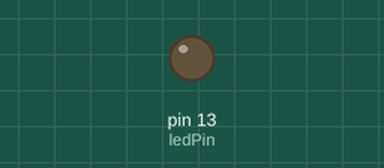
A sketch run on a simulated Arduino Uno, built with avr-gcc and run on an emulated ATmega328P. Shown: output pins drawn as LEDs (lit = HIGH).

Above: at 2.1 s.
At 36.9 s:
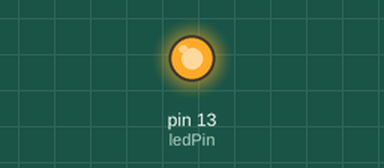
Timing chart, 0 to 38.4 s (numbered marks = the images above):
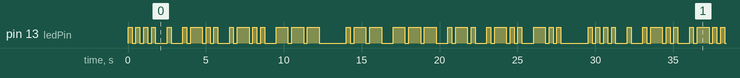

Measured:
- by itself, pin 13 (ledPin): moves between LOW and HIGH, repeating every 29.5 s
- by itself, everything shown: repeats every 29.5 s, in 64 steps

The sketch:

LedMorse.ino
```cpp
// LedMorse Example

#include "led.h"

const int ledPin =  13;

void setup() {
  LED_init(ledPin);

  static char msg[] = "Hello World";
  LED_morse(msg);
  //LED_blink(FAST);
  //LED_blinkPulse(100, 300);
}

void loop() {

 delay(10);
 LED_tick(10);   // could be called in interrupt routine
 LED_sync();

}
```

led.c
```cpp
/* LED-Library by Emanuel Regnath (emanuel.regnath@tum.de)    Date: 2015-05-20
 *
 * Description:
 * Portable LED Library that features switching, blinking and morse (non-blocking)
 *
 * Setup:
 * To port the lib to your system, simply overwrite the 2 functions LED_HAL_init
 * and LED_HAL_set in the .c file and adjust the HAL part in the .h file
 *
 * Usage:
 * 1. call LED_init which will configure the LED port and pin
 * 2. call LED_switch or LED_blink or LED_morse to select the operation mode
 * 3. frequently call LED_tick and LED_sync to manage LED timings.
 */

#include <Arduino.h>  // only required for example HAL
#include "led.h"


Led_Id_Type led_id;

// HAL: adjust these functions to your system
// ----------------------------------------------------------------------------
void LED_HAL_init(Led_Id_Type led_id){
	pinMode(led_id, OUTPUT);  // led_id is stored
}

void LED_HAL_set(LED_State_Type state){
	switch(state){
		case ON: digitalWrite(led_id, HIGH); break;
		case OFF: digitalWrite(led_id, LOW); break;
	}
}
// ----------------------------------------------------------------------------


typedef enum Mode_Enum {FIXED, BLINK, MORSE} LED_Mode_Type;
LED_Mode_Type led_mode = FIXED;


LED_State_Type led_state = OFF;

Time_Type time_counter = 0;


typedef struct Pulse_Struct {
	Time_Type time_mark_on;
	Time_Type time_mark_off;
} Pulse_Type;
Pulse_Type current_pulse = {0, 0};


// official morse timings
const Time_Type MORSE_DIT_TIME = BLINK_TIME;
const Time_Type MORSE_DAH_TIME = BLINK_TIME * 3;
const Time_Type MORSE_PAUSE_TIME = BLINK_TIME * 7;

// official morse codes:
char morse_alphabet[26] = {  // first 1 bit defines length
	0b101,    // a: .-
	0b11000,  // b: -...
	0b11010,  // c: -.-.
	0b1100,   // d: -..
	0b10,     // e: .
	0b10010,  // f: ..-.
	0b1110,   // g: --.
	0b10000,  // h: ....
	0b100,    // i: ..
	0b10111,  // j: .---
	0b1101,   // k: -.-
	0b10100,  // l: .-..
	0b111,    // m: --
	0b110,    // n: -.
	0b1111,   // o: ---
	0b10110,  // p: .--.
	0b11101,  // q: --.-
	0b1010,   // r: .-.
	0b1000,   // s: ...
	0b11,     // t: -
	0b1001,   // u: ..-
	0b10001,  // v: ...-
	0b1011,   // w: .--
	0b11001,  // x: -..-
	0b11011,  // y: -.--
	0b11100,  // z: --..
};

char morse_numbers[10] = {
	0b111111, // 0: -----
	0b101111, // 1: .----
	0b100111, // 2: ..---
	0b100011, // 3: ...--
	0b100001, // 4: ....-
	0b100000, // 5: .....
	0b110000, // 6: -....
	0b111000, // 7: --...
	0b111100, // 8: ---..
	0b111110  // 9: ----.
};

char pattern = 0;
unsigned int pattern_length = 0;

char *message;
unsigned int message_length = 0;
unsigned int current_character_pos = 0;


void LED_init(Led_Id_Type id){
	led_id = id;
	LED_HAL_init(id);
}

void LED_set(LED_State_Type state){
	led_state = state;
	LED_HAL_set(led_state);
}


// switch functions
void LED_switchOn(){
	led_mode = FIXED;
	LED_set(ON);
}
void LED_switchOff(){
	led_mode = FIXED;
	LED_set(OFF);
}


// blink functions
void LED_blink(LED_Blink_Type speed){
	LED_blinkPulse(speed, speed);
}

void LED_blinkPulse(Time_Type on_time, Time_Type off_time){
	led_mode = BLINK;
	current_pulse.time_mark_on = on_time;
	current_pulse.time_mark_off = current_pulse.time_mark_on + off_time;
}


// morse functions
void LED_loadNextCharacter(){
	if (current_character_pos >= message_length){
		current_character_pos = 0;
	}

	pattern_length = 1;
	char current_character = message[current_character_pos];

	if ( current_character >= 'a' && current_character <= 'z' ){  // a-z
		pattern = morse_alphabet[ current_character - 'a' ];
	} else if (current_character >= 'A' && current_character <= 'Z' ) { // A-Z
		pattern = morse_alphabet[ current_character - 'A' ];
	} else if (current_character >= '0' && current_character <= '9') {  // 0-9
		pattern = morse_numbers[ current_character - '0' ];
	} else if (current_character <= 32){  // space or escape chars
		pattern = 1;  // pause
	} else {
		pattern = 0b101000; // wait signal
	}

	while( pattern >> (pattern_length + 1) ){
		++pattern_length;
	}
	current_character_pos++;
}

void LED_morseNextPulse(){
	if( pattern_length == 0){
		LED_loadNextCharacter();
	}
	--pattern_length;

	if( pattern == 1 ){
		current_pulse.time_mark_on = 0;
		current_pulse.time_mark_off = MORSE_DAH_TIME + MORSE_DIT_TIME;  // + pause from last char = 7 * DIT_TIME
	} else {
		if( pattern & (1 << pattern_length) ){
			current_pulse.time_mark_on = MORSE_DAH_TIME;
		} else {
			current_pulse.time_mark_on = MORSE_DIT_TIME;
		}

		if( pattern_length == 0){
			if (current_character_pos < message_length) {
				current_pulse.time_mark_off = current_pulse.time_mark_on + MORSE_DAH_TIME;
			} else {
				current_pulse.time_mark_off = current_pulse.time_mark_on + MORSE_PAUSE_TIME;
			}
		} else {
			current_pulse.time_mark_off = current_pulse.time_mark_on + MORSE_DIT_TIME;
		}
	}
}

void LED_morse(char* msg_string){
	led_mode = MORSE;
	message_length = 0;
	message = msg_string;
	while (message[message_length] != 0){
	  ++message_length;
	}
	LED_loadNextCharacter();
}


// sync functions
void LED_tick(Time_Type elapsed_time) {
	time_counter = time_counter + elapsed_time;
}

void LED_sync() {
	if(led_mode == FIXED){
		return;	 // no timing needed
	}
	if( led_state == OFF ){
		if (time_counter >= current_pulse.time_mark_off) {
			time_counter = 0;
			if (led_mode == MORSE){
			  LED_morseNextPulse();
			}
			if (current_pulse.time_mark_on > 0) { LED_set(ON); }
		} else if (time_counter < current_pulse.time_mark_on) {
			LED_set(ON);
		}
	} else if ( led_state == ON ){
		if (time_counter >= current_pulse.time_mark_on) {
			LED_set(OFF);
		}
	}
}
```

led.h
```cpp
/* LED-Library by Emanuel Regnath (emanuel.regnath@tum.de)    Date: 2015-05-20
 *
 * Description:
 * Portable LED Library that features switching, blinking and morse (non-blocking)
 *
 * Setup:
 * To port the lib to your system, simply overwrite the 2 functions LED_HAL_init
 * and LED_HAL_set in the .cpp file and adjust the HAL part in the .hpp file
 *
 * Usage:
 * 1. call LED_init which will configure the LED port and pin
 * 2. call LED_switch or LED_blink or LED_morse to select the operation mode
 * 3. frequently call LED_tick and LED_sync to manage LED timings.
 */


#ifdef __cplusplus
extern "C" {
#endif

// HAL: adjust these types to your system
// ----------------------------------------------------------------------------

typedef unsigned int Time_Type;     // max. value: 7 * BLINK_TIME
#define BLINK_TIME (Time_Type)250   // arbitrary time basis (dot time in morse mode)
typedef int Led_Id_Type;            // any led identifier e.g. struct with port and pin

// ----------------------------------------------------------------------------


typedef enum LED_State_Enum {ON, OFF} LED_State_Type;

typedef enum LED_Blink_Enum {
	SLOW = BLINK_TIME*3,
	FAST = BLINK_TIME,
	FLASH = BLINK_TIME/2
} LED_Blink_Type;


/* configures which LED to use */
void LED_init(Led_Id_Type id);

/* increases the internal timing counter
* elapsed_time should be a divider of BLINK_TIME. */
void LED_tick(Time_Type elapsed_time);

/* perform LED switching in blink or morse mode */
void LED_sync();

/* switch LED on or off (will stop blink or morse mode) */
void LED_switchOn();
void LED_switchOff();

/* select blink mode */
void LED_blink(LED_Blink_Type speed);
void LED_blinkPulse(Time_Type on_time, Time_Type off_time);

/* select morse mode */
void LED_morse(char* msg_string);   // ensure 0-terminated string!


#ifdef __cplusplus
}
#endif
```
